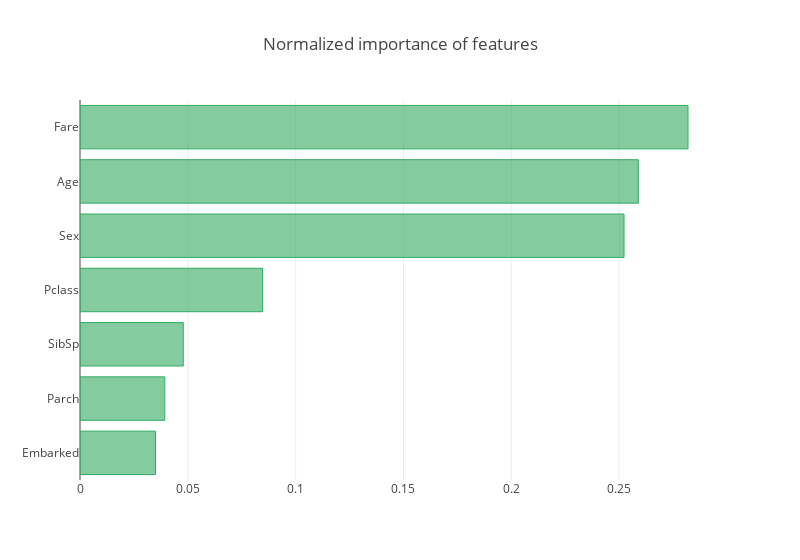
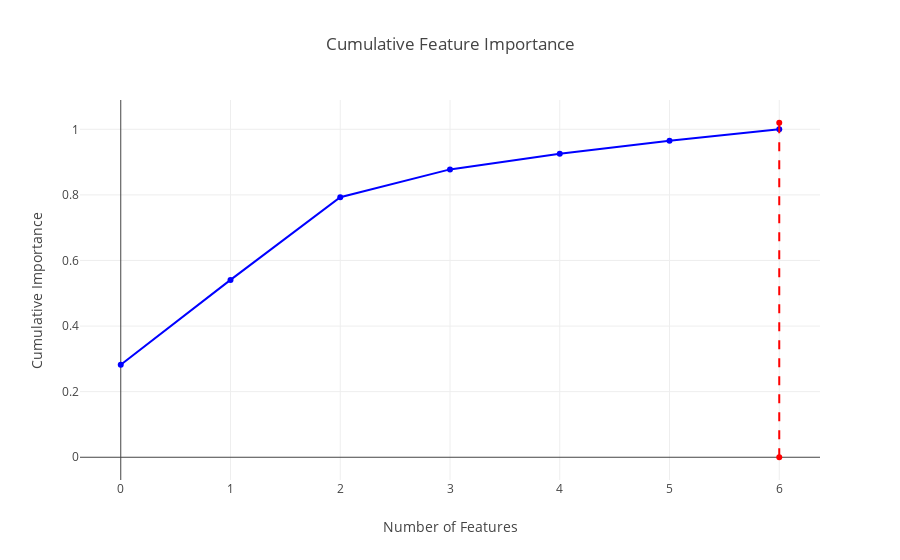

The cell these charts' notebook holds for them, in order:
### Code cell
norm_fi = plot_feature_importances(feature_importances, threshold=0.95)

### Figure 1 — Plotly figure (JSON) as saved in the notebook; plotly's stock layout.template omitted (floating-point values rounded to 4 significant figures)
{"data": [{"marker": {"color": "rgba(50, 171, 96, 0.6)", "line": {"color": "rgba(50, 171, 96, 1.0)", "width": 1}}, "orientation": "h", "type": "bar", "uid": "1ccd77e3-7f1b-4a6d-9316-27bc39238efe", "x": [0.2819, 0.2589, 0.2523, 0.08466, 0.04788, 0.03933, 0.03503], "y": ["Fare", "Age", "Sex", "Pclass", "SibSp", "Parch", "Embarked"]}], "layout": {"title": {"text": "Normalized importance of features"}, "width": 800, "yaxis": {"automargin": true, "autorange": "reversed", "tickangle": 0}}}

### Figure 2 — Plotly figure (JSON) as saved in the notebook; plotly's stock layout.template omitted (floating-point values rounded to 4 significant figures)
{"data": [{"line": {"color": "blue"}, "type": "scatter", "uid": "e3a4f313-6828-402d-acd9-7505c96de83c", "x": [0, 1, 2, 3, 4, 5, 6], "y": [0.2819, 0.5408, 0.7931, 0.8778, 0.9256, 0.965, 1.0]}, {"line": {"color": "red", "dash": "dash"}, "type": "scatter", "uid": "2ecdc2c7-fdf2-4651-b8a1-bd7e0811e4ac", "x": [6, 6], "y": [0, 1.02]}], "layout": {"showlegend": false, "title": {"text": "Cumulative Feature Importance"}, "xaxis": {"title": {"text": "Number of Features"}}, "yaxis": {"title": {"text": "Cumulative Importance"}}}}
